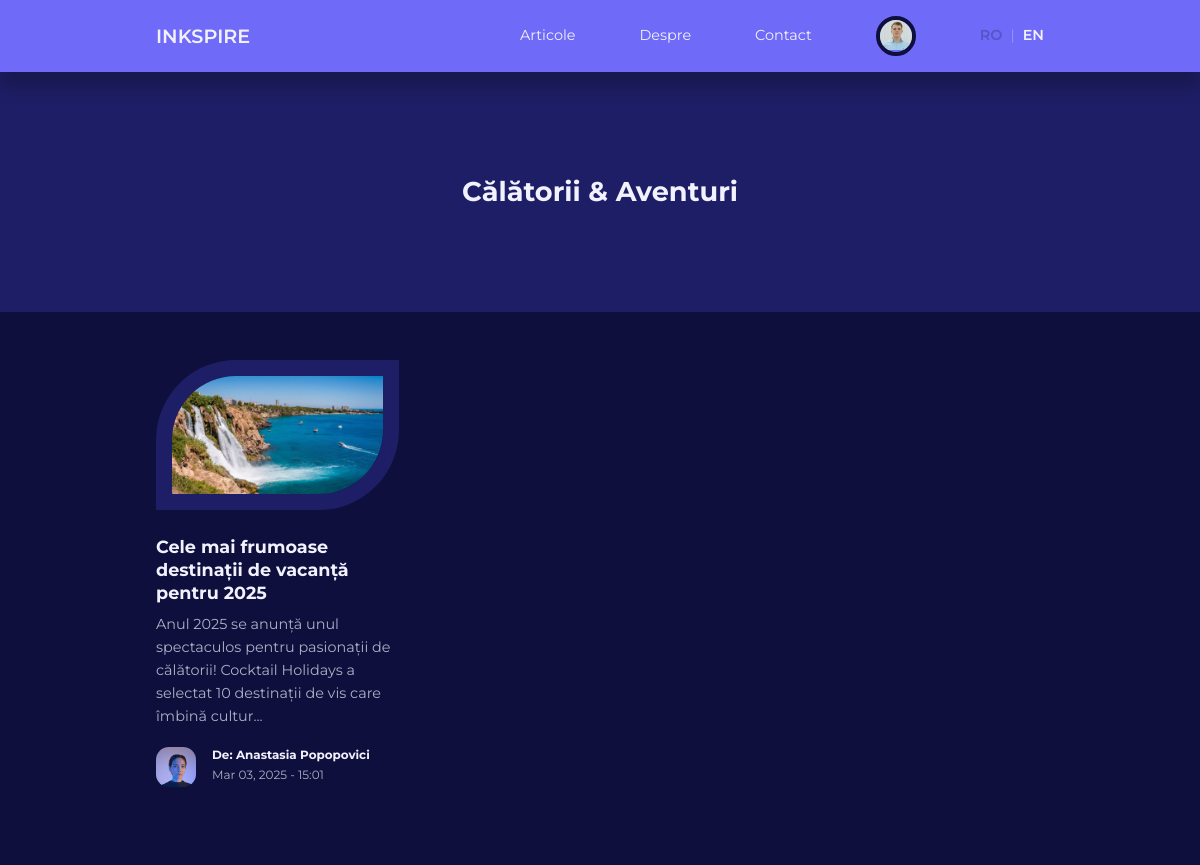
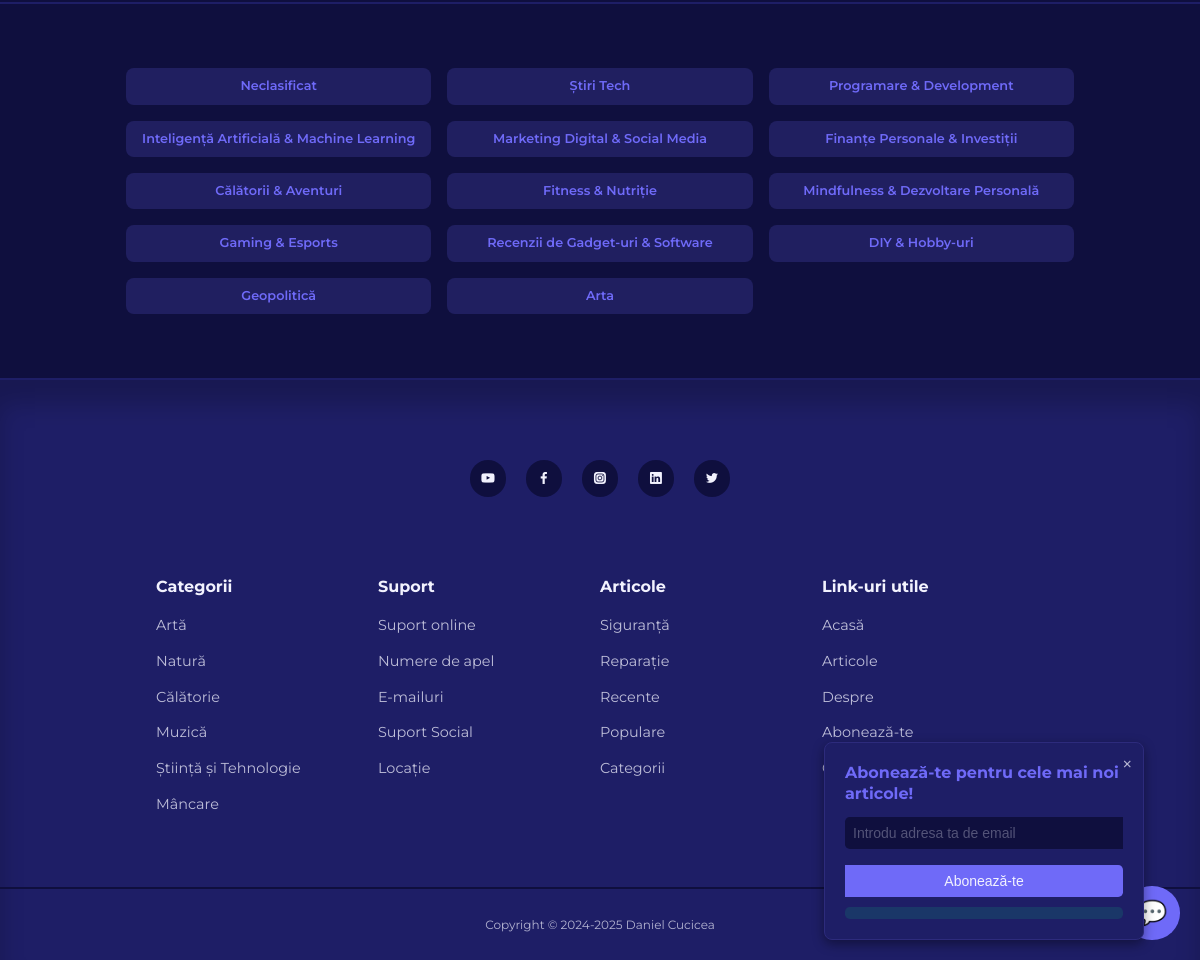
Page /category-posts.php?id=17 (signed in) on the committed database (2 pictures, top to bottom).
### tables this page shows
CREATE TABLE `users` (
  `id` int(11) UNSIGNED NOT NULL,
  `firstname` varchar(50) NOT NULL,
  `lastname` varchar(50) NOT NULL,
  `username` varchar(50) NOT NULL,
  `email` varchar(100) NOT NULL,
  `password` varchar(255) NOT NULL,
  `avatar` varchar(255) NOT NULL,
  `is_admin` tinyint(1) NOT NULL
);

CREATE TABLE `categories` (
  `id` int(11) UNSIGNED NOT NULL,
  `title` varchar(50) NOT NULL,
  `description` text NOT NULL,
  `title_en` varchar(50) NOT NULL,
  `description_en` text NOT NULL
);

CREATE TABLE `posts` (
  `id` int(11) UNSIGNED NOT NULL,
  `title` varchar(255) NOT NULL,
  `body` text NOT NULL,
  `thumbnail` varchar(255) NOT NULL,
  `date_time` timestamp NOT NULL DEFAULT current_timestamp(),
  `category_id` int(11) UNSIGNED DEFAULT NULL,
  `author_id` int(11) UNSIGNED NOT NULL,
  `is_featured` tinyint(1) NOT NULL,
  `title_en` varchar(255) NOT NULL,
  `body_en` text NOT NULL
);

### category-posts.php (the view, shortened to what this page needs)
<?php
include 'partials/header.php';
 $lang = $_SESSION['lang'] ?? 'ro';
 $title_field = $lang === 'en' ? 'title_en' : 'title';
 $body_field = $lang === 'en' ? 'body_en' : 'body';
if (isset($_GET['id'])) {
    $id = filter_var($_GET['id'], FILTER_SANITIZE_NUMBER_INT);
    $query = "SELECT * FROM posts WHERE category_id=$id ORDER BY date_time DESC";
    $posts = mysqli_query($connection, $query);
} else {
    header('location: ' . ROOT_URL . 'blog.php');
    die();
}
?>
<header class="category__title">
    <h2>
        <?php
        $category_query = "SELECT * FROM categories WHERE id=$id";
        $category_result = mysqli_query($connection, $category_query);
        $category = mysqli_fetch_assoc($category_result);
        echo $category[$title_field]
        ?>
    </h2>
</header>
<?php if (mysqli_num_rows($posts) > 0) : ?>
    <section class="posts">
        <div class="container posts__container">
            <?php while ($post = mysqli_fetch_assoc($posts)) : ?>
                <article class="post">
                    <div class="post__thumbnail">
                        <img src="./images/<?= $post['thumbnail'] ?>">
                    </div>
                    <div class="post__info">
                        <h3 class="post__title">
                            <a href="<?= ROOT_URL ?>post.php?id=<?= $post['id'] ?>"><?= $post[$title_field] ?></a>
                        </h3>
                        <p class="post__body">
                            <?= substr($post[$body_field], 0, 150) ?>...
                        </p>
                        <div class="post__author">
                            <?php
                            $author_id = $post['author_id'];
                            $author_query = "SELECT * FROM users WHERE id=$author_id";
                            $author_result = mysqli_query($connection, $author_query);
                            $author = mysqli_fetch_assoc($author_result);
                            ?>
                            <div class="post__author-avatar">
                                <img src="./images/<?= $author['avatar'] ?>">
                            </div>
                            <div class="post__author-info">
                                <h5><?= t('by') ?><?= "{$author['firstname']} {$author['lastname']}" ?></h5>
                                <small>
                                    <?= date("M d, Y - H:i", strtotime($post['date_time'])) ?>
                                </small>
                            </div>
                        </div>
                    </div>
                </article>
            <?php endwhile ?>
        </div>
    </section>
<?php else : ?>
    <div class="alert__message error lg">
       <p><?= t('no_posts_in_category') ?></p>
    </div>
<?php endif ?>
<section class="category__buttons">
    <div class="container category__buttons-container">
        <?php
        $all_categories_query = "SELECT * FROM categories";
        $all_categories = mysqli_query($connection, $all_categories_query);
        ?>
        <?php while ($category = mysqli_fetch_assoc($all_categories)) : ?>
            <a href="<?= ROOT_URL ?>category-posts.php?id=<?= $category['id'] ?>" class="category__button"><?= $category[$title_field] ?></a>
        <?php endwhile ?>
    </div>
</section>
<?php
include 'partials/footer.php';
?>

### partials/header.php (shortened to what this page needs)
<?php
require 'config/database.php';
if (isset($_SESSION['user-id'])) {
    $id = filter_var($_SESSION['user-id'], FILTER_SANITIZE_NUMBER_INT);
    $query = "SELECT avatar FROM users WHERE id=$id";
    $result = mysqli_query($connection, $query);
    $avatar = mysqli_fetch_assoc($result);
}
?>
<?php
$lang = $_SESSION['lang'] ?? 'ro';
$langFile = __DIR__ . "/../lang/{$lang}.json";
$json = file_get_contents($langFile);
$translations = json_decode($json, true);
function t($key) {
  global $translations;
  return $translations[$key] ?? $key;
}
?>
<!DOCTYPE html>
<html lang="en">
<head>
    <link rel="stylesheet" href="<?= ROOT_URL ?>css/style.css">
    <link rel="stylesheet" href="https://unicons.iconscout.com/release/v4.0.0/css/line.css">
</head>
<body>
    <nav>
        <div class="container nav__container">
            <a href="<?= ROOT_URL ?>" class="nav__logo">INKSPIRE</a>
            <ul class="nav__items">
             <li><a href="<?= ROOT_URL ?>blog.php"><?= t('blog') ?></a></li>
             <li><a href="<?= ROOT_URL ?>about.php"><?= t('about') ?></a></li>
             <li><a href="<?= ROOT_URL ?>contact.php"><?= t('contact') ?></a></li>
                <?php if (isset($_SESSION['user-id'])) : ?>
                    <li class="nav__profile">
                        <div class="avatar">
                            <img src="<?= ROOT_URL . 'images/' . $avatar['avatar'] ?>">
                        </div>
                    </li>
                <?php else : ?>
                    <li><a href="<?= ROOT_URL ?>signin.php"><?= t('signin') ?></a></li>
                <?php endif ?>
                <?php
                $url = strtok($_SERVER["REQUEST_URI"], '?');
                $params = $_GET;
                unset($params['lang']);
                $query = http_build_query($params);
                $prefix = $query ? '?' . $query . '&' : '?';
                ?>
                <li class="lang-switcher">
                <a href="<?= $url . $prefix ?>lang=ro" class="<?= $lang==='ro' ? 'active' : '' ?>">RO</a>
                <span>|</span>
                <a href="<?= $url . $prefix ?>lang=en" class="<?= $lang==='en' ? 'active' : '' ?>">EN</a>
                </li>
             </ul>
        </div>
    </nav>

### css/style.css (style rules this page uses)
:root { --color-primary: #6f6af8; --color-primary-light: hsl(242, 91%, 69%, 18%); --color-primary-variant: #5854c7; --color-red: #da0f3f; --color-red-light: hsl(346, 87%, 46%, 15%); --color-green: #00c476; --color-green-light: hsl(156, 100%, 38%, 15%); --color-gray-900: #1e1e66; --color-gray-700: #2d2b7c; --color-gray-300: rgba(242, 242, 254, 0.3); --color-gray-200: rgba(242, 242, 254, 0.7); --color-white: #f2f2fe; --color-bg: #0f0f3e; --transition: all 300ms ease; --container-width-lg: 74%; --container-width-md: 88%; --form-width: 40%; --card-border-radius-1: 0.3rem; --card-border-radius-2: 0.5rem; --card-border-radius-3: 0.8rem; --card-border-radius-4: 2rem; --card-border-radius-5: 5rem; }
* { margin: 0; padding: 0; outline: 0; border: 0; appearance: 0; list-style: none; text-decoration: none; box-sizing: border-box; }
body { font-family: 'Montserrat', sans-serif; line-height: 1.6; color: var(--color-gray-200); overflow-x: hidden; background: var(--color-bg); font-size: 0.9rem; }
.container { width: var(--container-width-lg); max-width: 1800px; margin-inline: auto; }
section { margin-top: 3rem; width: 100vw; }
h1, h2, h3, h4, h5 { color: var(--color-white); line-height: 1.3; }
h2 { font-size: 1.7rem; margin: 1rem 0; }
h3 { font-size: 1.1rem; margin: 0.8rem 0 0.5rem; }
a { color: var(--color-white); transition: var(--transition); }
img { display: block; width: 100%; object-fit: cover; }
nav { background: var(--color-primary); width: 100vw; height: 4.5rem; position: fixed; top: 0; z-index: 10; box-shadow: 0 1rem 1rem rgba(0, 0, 0, 0.2); }
.nav__container { height: 100%; display: flex; align-items: center; justify-content: space-between; }
.avatar { width: 2.5rem; height: 2.5rem; border-radius: 50%; overflow: hidden; border: 0.3rem solid var(--color-bg); }
.nav__logo { font-weight: 600; font-size: 1.2rem; }
.nav__items { position: relative; display: flex; align-items: center; gap: 4rem; }
.nav__profile { position: relative; cursor: pointer; z-index: 20; }
.category__button { background: var(--color-primary-light); color: var(--color-primary); display: inline-block; padding: 0.5rem 1rem; border-radius: var(--card-border-radius-2); font-weight: 600; font-size: 0.8rem; text-align: center; }
.post__thumbnail { border-radius: var(--card-border-radius-5) 0; border: 1rem solid var(--color-gray-900); overflow: hidden; margin-bottom: 1.6rem; }
.post__author { display: flex; gap: 1rem; margin-top: 1.2rem; }
.post__author-avatar { width: 2.5rem; height: 2.5rem; border-radius: var(--card-border-radius-3); overflow: hidden; }
.posts__container { display: grid; grid-template-columns: repeat(3, 1fr); gap: 5rem; margin-bottom: 5rem;; }
.category__buttons { padding: 4rem 0; border-top: 2px solid var(--color-gray-900); border-bottom: 2px solid var(--color-gray-900); }
.category__buttons-container { width: fit-content; display: grid; grid-template-columns: repeat(3, 1fr); gap: 1rem; }
.category__title { height: 15rem; margin-top: 4.5rem; background: var(--color-gray-900); display: grid; place-items: center; }
.lang-switcher { margin-left: auto; display: flex; align-items: center; gap: 0.5rem; }
.lang-switcher a { color: var(--color-white); text-decoration: none; font-weight: 600; transition: color .2s; }
.lang-switcher a.active, .lang-switcher a:hover { color: var(--color-primary-variant); }
.lang-switcher span { color: var(--color-gray-300); }

### rows in the picture
users: avatar (picture)
categories: title "Călătorii & Aventuri"
posts: thumbnail (picture), title "Cele mai frumoase destinații de vacanță pentru 2025", body "Anul 2025 se anunță unul spectaculos pentru pasionații de călătorii! Cocktail Holidays a selectat 10 destinații de vis care îmbină cultur", author.avatar (picture), author.firstname "Anastasia", author.lastname "Popopovici", date_time "Mar 03, 2025 - 15:01"
categories: title "Neclasificat"
categories: title "Știri Tech"
categories: title "Programare & Development"
categories: title "Inteligență Artificială & Machine Learning"
categories: title "Marketing Digital & Social Media"
categories: title "Finanțe Personale & Investiții"
categories: title "Fitness & Nutriție"
categories: title "Mindfulness & Dezvoltare Personală"
categories: title "Gaming & Esports"
categories: title "Recenzii de Gadget-uri & Software"
categories: title "DIY & Hobby-uri"
categories: title "Geopolitică"
categories: title "Arta"

### other values in the picture
t('blog') "Articole"
t('about') "Despre"
t('contact') "Contact"
t('support') "Suport"
t('support_online') "Suport online"
t('support_phone_numbers') "Numere de apel"
t('support_emails') "E-mailuri"
t('support_social') "Suport Social"
t('support_location') "Locație"
t('blog_safety') "Siguranță"
t('blog_repair') "Reparație"
t('blog_recent') "Recente"
t('blog_popular') "Populare"
t('blog_categories') "Categorii"
t('useful_links') "Link-uri utile"
